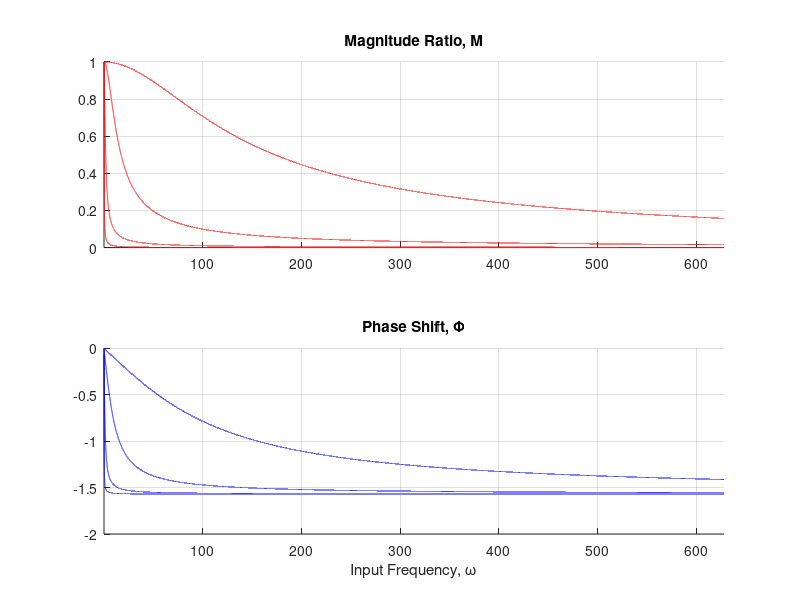
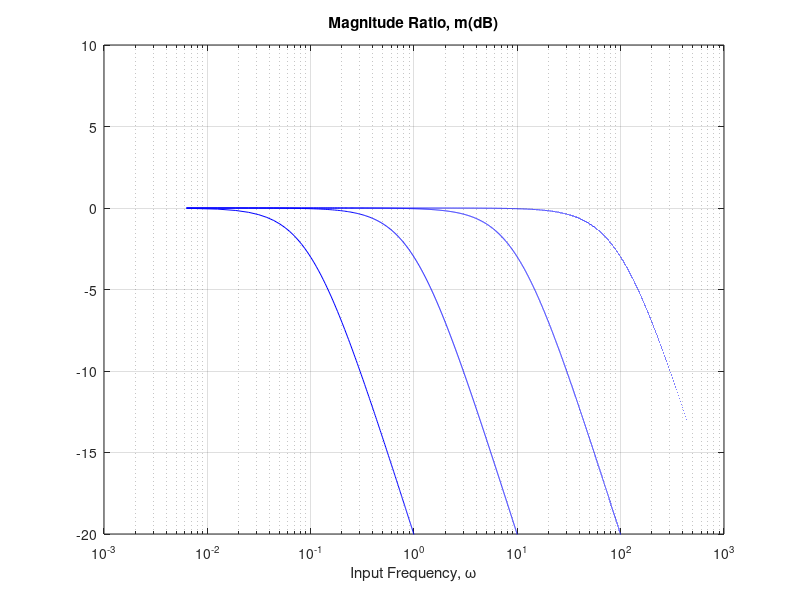

The MATLAB source for these figures, in order:
% ME3050 - Spring 2020 Tennessee Technological University
% Tristan Hill - 04/19/2020
clear variables;clc;close all

% define the system parameters
% m=20;c=25;

% define the amplitude 
A=1;

%consider a range of time values
dt=0.01;tstop=50;
time=0:dt:tstop;

% consider a range of frequency values
fstart=.001;fstop=100;
fHz=fstart:.001:fstop;
omega=fHz*2*pi;


tau=[.01 .1 1 10];
for k=1:length(tau)

    % calculate the magnitude ratio
    M(k,:)=1./sqrt(1+omega.^2.*tau(k)^2);
    phi(k,:)=-atan(omega*tau(k));
    mdB(k,:)=-10*log10(1+omega.^2*tau(k)^2);
    

end
%calculate the input and response curves
% fin=A*sin(omega*time);
% yout=M*A*sin(omega*time+phi);

% show the results in a figure
figure(1)

subplot(2,1,1);hold on
plot(omega,M,'r')
axis([min(omega) max(omega) 0 1]);grid on
title('Magnitude Ratio, M')
subplot(2,1,2);hold on
plot(omega,phi,'b')
axis([min(omega) max(omega) -2.0 0]);grid on
title('Phase Shift, \Phi');
xlabel('Input Frequency, \omega')

figure(2)
% subplot(2,1,1);hold on
semilogx(omega,mdB,'b')
ylim([-20 10])
% axis([0 500 0 1]);grid on
title('Magnitude Ratio, m(dB)')
grid on
% subplot(2,1,2);hold on
% semilogx(omega,phi,'b')
% % axis([0 500 -2.0 0]);grid on
% title('Phase Shift, \Phi');
xlabel('Input Frequency, \omega')

% str=sprintf('First Order Frequency Response, A=%.1f, omega=%.1f',A,omega);
% title(str);xlabel('time(s)');ylabel('amplitude(?)')
% legend('Input f(t)','Output y(t)')
% axis([0 tstop -1.5 1.5]);grid on 